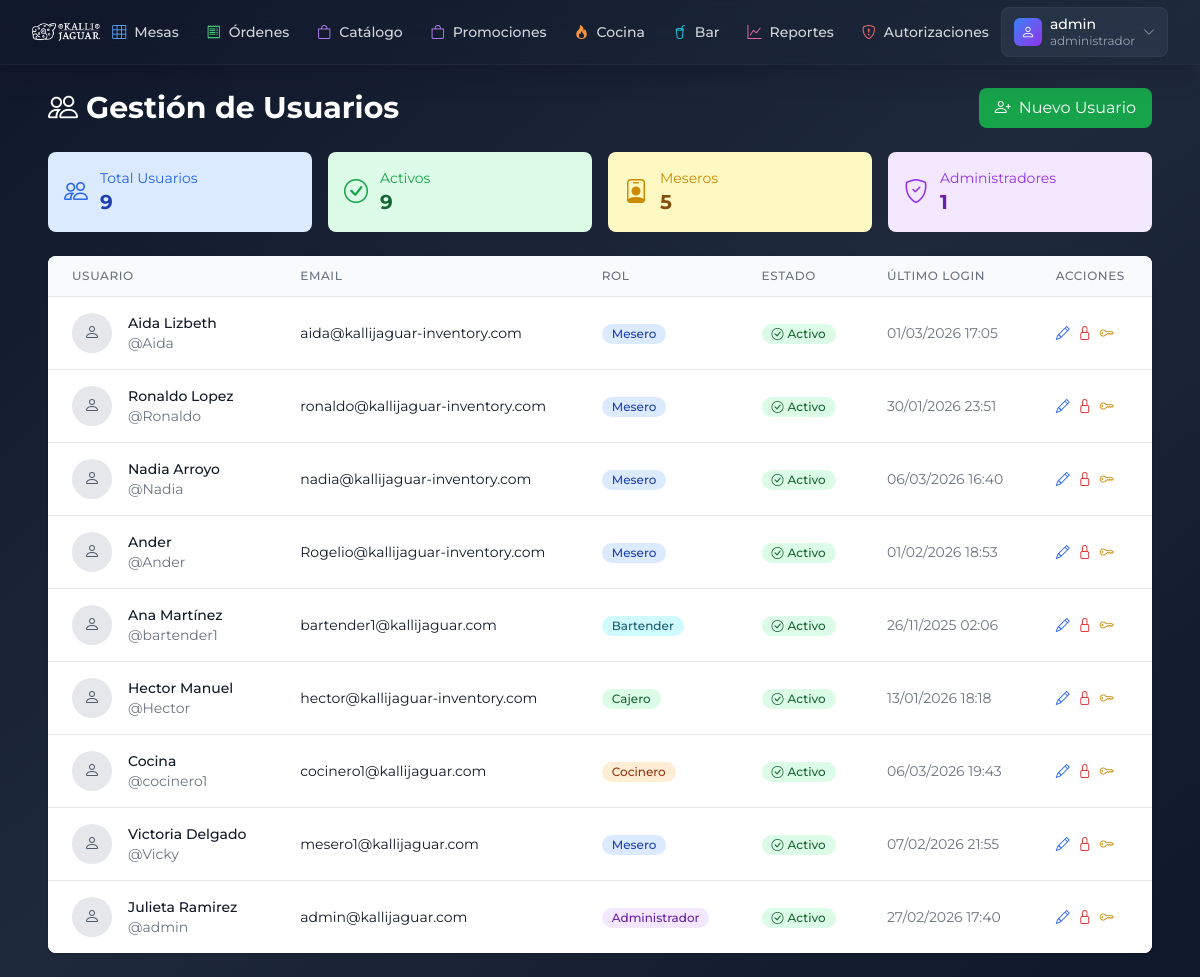
The app's page /index.php?page=usuarios, older data.
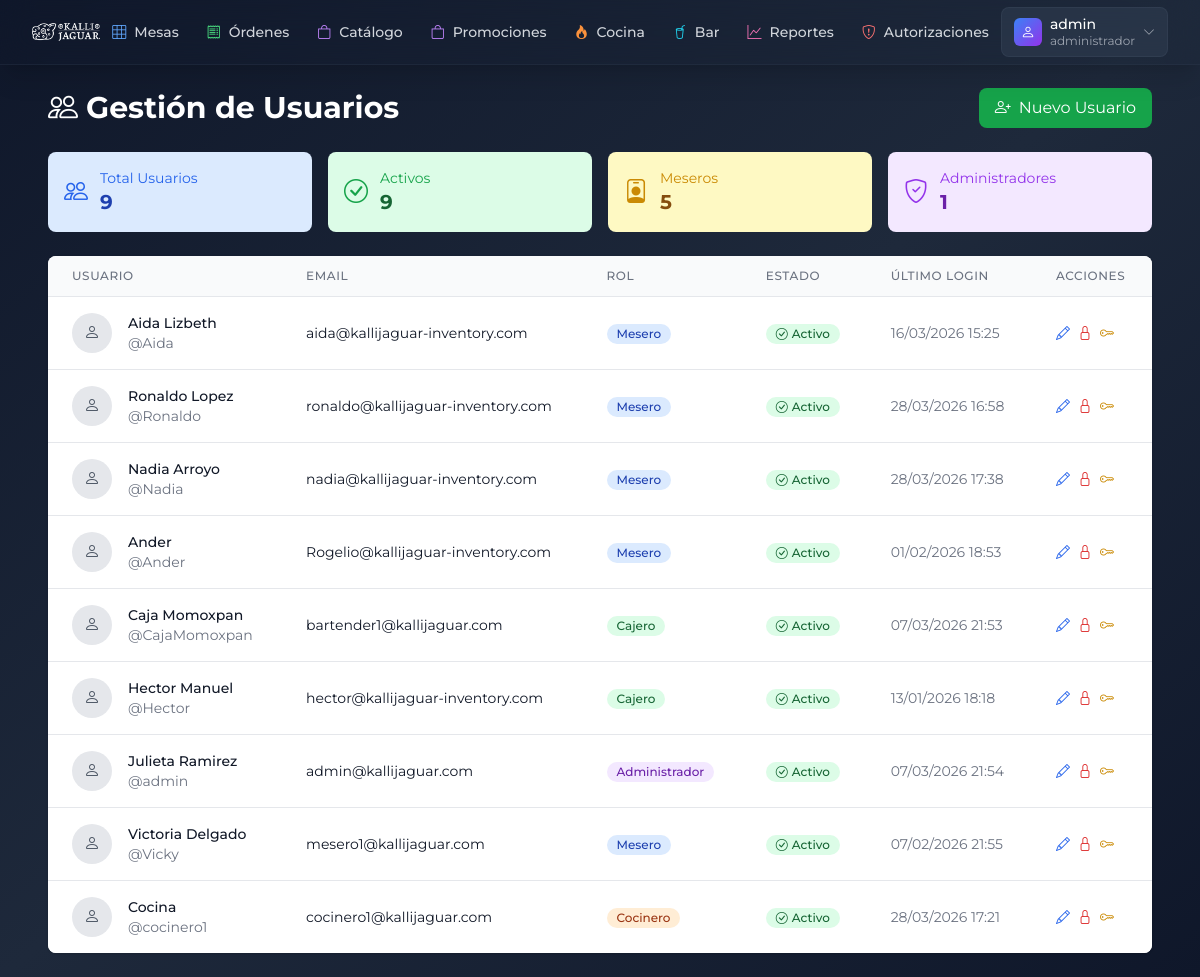
The same page, newer data.
### tables this page shows
CREATE TABLE `usuarios` (
  `id` int(11) NOT NULL,
  `username` varchar(50) NOT NULL,
  `email` varchar(100) NOT NULL,
  `password_hash` varchar(255) NOT NULL,
  `nombre_completo` varchar(100) NOT NULL,
  `rol_id` int(11) NOT NULL,
  `activo` tinyint(1) DEFAULT '1',
  `ultimo_login` timestamp NULL DEFAULT NULL,
  `token_reset` varchar(100) DEFAULT NULL,
  `token_reset_expira` timestamp NULL DEFAULT NULL,
  `creado_en` timestamp NULL DEFAULT CURRENT_TIMESTAMP,
  `actualizado_en` timestamp NULL DEFAULT CURRENT_TIMESTAMP ON UPDATE CURRENT_TIMESTAMP
);

CREATE TABLE `roles` (
  `id` int(11) NOT NULL,
  `nombre` varchar(50) NOT NULL,
  `descripcion` text,
  `permisos` json DEFAULT NULL,
  `creado_en` timestamp NULL DEFAULT CURRENT_TIMESTAMP
);

### views/usuarios.php (the view, shortened to what the changed rows need)
<?php
$pdo = conexion();
$usuarios = $pdo->query("
    SELECT u.*, r.nombre as rol_nombre
    FROM usuarios u
    JOIN roles r ON u.rol_id = r.id
    ORDER BY u.creado_en DESC
")->fetchAll(PDO::FETCH_ASSOC);
?>
<div class="max-w-6xl mx-auto py-6 px-4">
    <div class="flex justify-between items-center mb-6">
        <h2 class="text-3xl font-bold text-gray-800 dark:text-white">
            <i class="bi bi-people mr-2"></i>Gestión de Usuarios
        </h2>
    </div>
    <div class="bg-white rounded-lg shadow overflow-hidden">
        <div class="overflow-x-auto">
            <table class="min-w-full divide-y divide-gray-200">
                <thead class="bg-gray-50">
                    <tr>
                        <th class="px-6 py-3 text-left text-xs font-medium text-gray-500 uppercase tracking-wider">
                            Usuario
                        </th>
                        <th class="px-6 py-3 text-left text-xs font-medium text-gray-500 uppercase tracking-wider">
                            Email
                        </th>
                        <th class="px-6 py-3 text-left text-xs font-medium text-gray-500 uppercase tracking-wider">
                            Rol
                        </th>
                        <th class="px-6 py-3 text-left text-xs font-medium text-gray-500 uppercase tracking-wider">
                            Estado
                        </th>
                        <th class="px-6 py-3 text-left text-xs font-medium text-gray-500 uppercase tracking-wider">
                            Último Login
                        </th>
                        <th class="px-6 py-3 text-left text-xs font-medium text-gray-500 uppercase tracking-wider">
                            Acciones
                        </th>
                    </tr>
                </thead>
                <tbody class="bg-white divide-y divide-gray-200">
                    <?php foreach ($usuarios as $usuario): ?>
                    <tr>
                        <td class="px-6 py-4 whitespace-nowrap">
                            <div class="flex items-center">
                                <div class="w-10 h-10 bg-gray-200 rounded-full flex items-center justify-center">
                                    <i class="bi bi-person text-gray-600"></i>
                                </div>
                                <div class="ml-4">
                                    <div class="text-sm font-medium text-gray-900">
                                        <?= htmlspecialchars($usuario['nombre_completo']) ?>
                                    </div>
                                    <div class="text-sm text-gray-500">
                                        @<?= htmlspecialchars($usuario['username']) ?>
                                    </div>
                                </div>
                            </div>
                        </td>
                        <td class="px-6 py-4 whitespace-nowrap">
                            <div class="text-sm text-gray-900"><?= htmlspecialchars($usuario['email']) ?></div>
                        </td>
                        <td class="px-6 py-4 whitespace-nowrap">
                            <span class="inline-flex items-center px-2.5 py-0.5 rounded-full text-xs font-medium
                                <?php
                                switch($usuario['rol_nombre']) {
                                    case 'administrador': echo 'bg-purple-100 text-purple-800'; break;
                                    case 'mesero': echo 'bg-blue-100 text-blue-800'; break;
                                    case 'cocinero': echo 'bg-orange-100 text-orange-800'; break;
                                    case 'bartender': echo 'bg-cyan-100 text-cyan-800'; break;
                                    case 'cajero': echo 'bg-green-100 text-green-800'; break;
                                }
                                ?>">
                                <?= ucfirst($usuario['rol_nombre']) ?>
                            </span>
                        </td>
                        <td class="px-6 py-4 whitespace-nowrap">
                            <span class="inline-flex items-center px-2.5 py-0.5 rounded-full text-xs font-medium <?= $usuario['activo'] ? 'bg-green-100 text-green-800' : 'bg-red-100 text-red-800' ?>">
                                <i class="bi bi-<?= $usuario['activo'] ? 'check-circle' : 'x-circle' ?> mr-1"></i>
                                <?= $usuario['activo'] ? 'Activo' : 'Inactivo' ?>
                            </span>
                        </td>
                        <td class="px-6 py-4 whitespace-nowrap text-sm text-gray-500">
                            <?= $usuario['ultimo_login'] ? date('d/m/Y H:i', strtotime($usuario['ultimo_login'])) : 'Nunca' ?>
                        </td>
                        <td class="px-6 py-4 whitespace-nowrap text-sm font-medium">
                            <div class="flex space-x-2">
                                <button onclick="editUser(<?= $usuario['id'] ?>)"
                                        class="text-blue-600 hover:text-blue-900">
                                    <i class="bi bi-pencil"></i>
                                </button>
                                <button onclick="toggleUserStatus(<?= $usuario['id'] ?>)"
                                        class="text-<?= $usuario['activo'] ? 'red' : 'green' ?>-600 hover:text-<?= $usuario['activo'] ? 'red' : 'green' ?>-900">
                                    <i class="bi bi-<?= $usuario['activo'] ? 'lock' : 'unlock' ?>"></i>
                                </button>
                                <button onclick="resetPassword(<?= $usuario['id'] ?>)"
                                        class="text-yellow-600 hover:text-yellow-900">
                                    <i class="bi bi-key"></i>
                                </button>
                            </div>
                        </td>
                    </tr>
                    <?php endforeach; ?>
                </tbody>
            </table>
        </div>
    </div>
</div>

Row changes from the older to the newer data that the page shows:
changed usuarios "Aida Lizbeth": ultimo_login "01/03/2026 17:05" → "16/03/2026 15:25"
changed usuarios "Ronaldo Lopez": ultimo_login "30/01/2026 23:51" → "28/03/2026 16:58"
changed usuarios "Nadia Arroyo": ultimo_login "06/03/2026 16:40" → "28/03/2026 17:38"
changed usuarios "bartender1@kallijaguar.com": nombre_completo "Ana Martínez" → "Caja Momoxpan"; username "bartender1" → "CajaMomoxpan"; rol.nombre "Bartender" → "Cajero"; ultimo_login "26/11/2025 02:06" → "07/03/2026 21:53"
changed usuarios "Julieta Ramirez": ultimo_login "27/02/2026 17:40" → "07/03/2026 21:54"; moves up the list
shown differently, row unchanged: usuarios "Victoria Delgado": moves down the list
changed usuarios "Cocina": ultimo_login "06/03/2026 19:43" → "28/03/2026 17:21"
